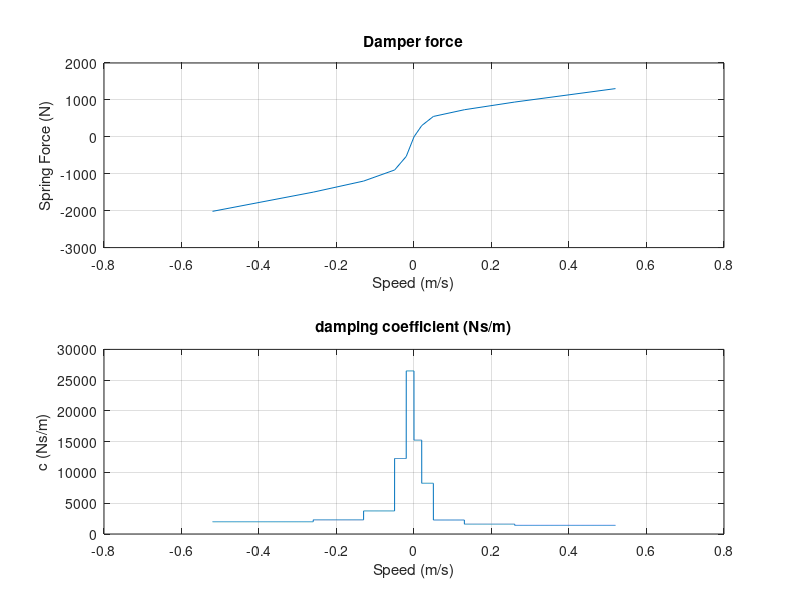
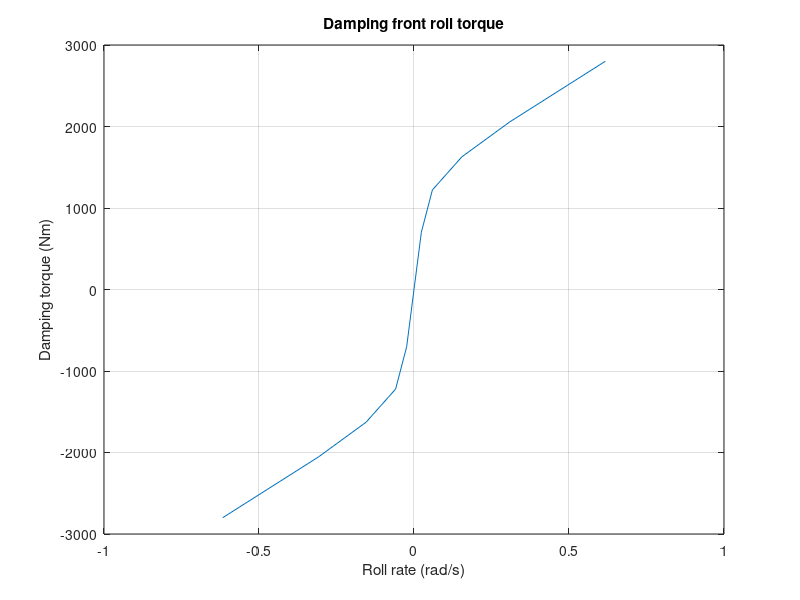
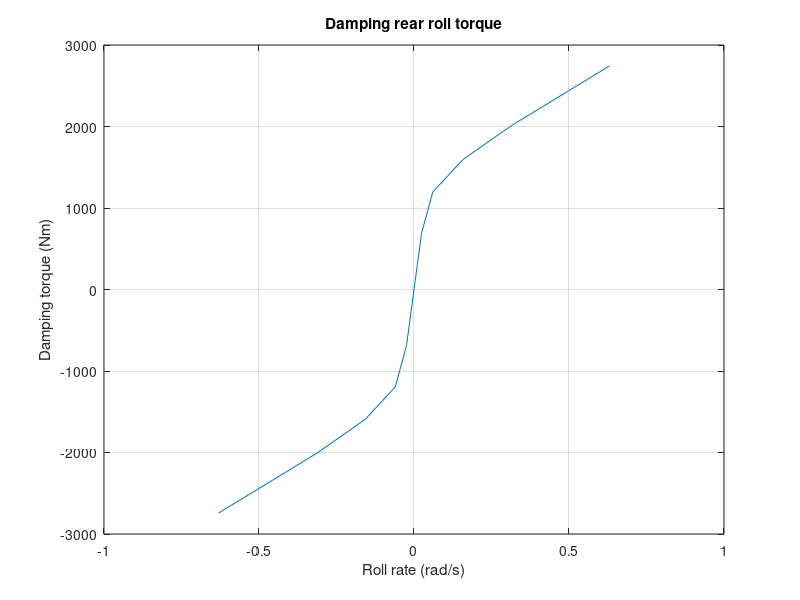

The MATLAB source for these figures, in order:
clear
clc

tw_F = 1.685;
tw_R = 1.65;
tw = (tw_F + tw_R)/2;
step = 0.0001;
% speed = [0.02 0.05 0.13 0.26 0.52]; %% m/s
% We define Compression = Z>0
%           Extension = Z<0
speed = [-0.52 -0.26 -0.13 -0.05 -0.02 0 0.02 0.05 0.13 0.26 0.52];
i_z_0 = 6;
%% Front and rear

Force = [-2018 -1498 -1198 -898 -530 0 305 552 734 942 1306];
speed2 = [];

for i=1:1:(length(speed)-1)
    speed2 = [speed2 speed(i):step:(speed(i+1)-step)];
end
speed2 = [speed2 (speed2(length(speed2))+step)];
d_Force = [];
for i=1:1:(length(speed)-1)
    L = (speed(i+1)-speed(i))/step;
    slope = (Force(i+1) - Force(i))/(speed(i+1) - speed(i));
    d_Force = [d_Force ones(1, L)*slope];
end
d_Force = [d_Force d_Force(length(d_Force))];
d_Force = abs(d_Force);

c_damp = d_Force;
speed_damp = speed2;

%% Roll damping front
theta_dot_f = speed*2/tw_F;
M_damp_f = 0*ones(1, length(speed));

for i = 1:1:5
    M_damp_f(i_z_0 + i) = (Force(i_z_0 + i) - Force(i_z_0 - i))*tw_F/2;
    M_damp_f(i_z_0 - i) = -(Force(i_z_0 + i) - Force(i_z_0 - i))*tw_F/2;

end

%% Roll damping rear
theta_dot_r = speed*2/tw_R;
M_damp_r = 0*ones(1, length(speed));

for i = 1:1:5
    M_damp_r(i_z_0 + i) = (Force(i_z_0 + i) - Force(i_z_0 - i))*tw_R/2;
    M_damp_r(i_z_0 - i) = -(Force(i_z_0 + i) - Force(i_z_0 - i))*tw_R/2;

end


% 
figure(1)
clf
subplot(2,1,1)
plot(speed, Force)
title('Damper force')
xlabel('Speed (m/s)')
ylabel('Spring Force (N)')
grid on

subplot(2,1,2)
plot(speed_damp, c_damp)
title('damping coefficient (Ns/m)')
xlabel('Speed (m/s)')
ylabel('c (Ns/m)')
grid on

figure(2)
clf
plot(theta_dot_f, M_damp_f)
title('Damping front roll torque')
xlabel('Roll rate (rad/s)')
ylabel('Damping torque (Nm)')
grid on

figure(3)
clf
plot(theta_dot_r, M_damp_r)
title('Damping rear roll torque')
xlabel('Roll rate (rad/s)')
ylabel('Damping torque (Nm)')
grid on


%% Save
theta_dot_f_damp = theta_dot_f;
theta_dot_r_damp = theta_dot_r;

save roll_damp theta_dot_f_damp theta_dot_r_damp M_damp_f M_damp_r


